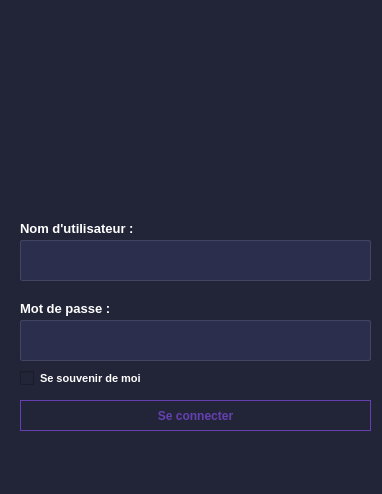
<?xml version="1.0" encoding="UTF-8"?>
<ui version="4.0">
 <class>MainWindow</class>
 <widget class="QMainWindow" name="MainWindow">
  <property name="geometry">
   <rect>
    <x>0</x>
    <y>0</y>
    <width>382</width>
    <height>494</height>
   </rect>
  </property>
  <property name="windowTitle">
   <string>MainWindow</string>
  </property>
  <property name="styleSheet">
   <string notr="true">QWidget{
	background-color: #222437;
	border :0;
}</string>
  </property>
  <widget class="QWidget" name="centralwidget">
   <property name="styleSheet">
    <string notr="true">QLineEdit {
	line-height: 1;
    color: #e9e6e6;
    background-color: #2b2e4c;
    background-clip: padding-box;
	border-radius: 2px;	
	border: 1px solid #414561;
    font-weight: 400;
	font-size: 16px;
    padding: 0.875rem 1.375rem;
	color: #ffffff;
}

QLineEdit:focus { 
	border: 1px solid #828dff;
}

QLineEdit:hover { 
	border: 1px solid #828dff;
}

QLabel {
	color: #ffffff;
	font-size: 13px;
	font-weight: 700;
}

QCheckBox {
	color: #ffffff;
	font-size: 11px;
	font-weight: 700;
}

QPushButton {
	font-weight: 600;
	text-align: center;
    vertical-align: middle;
   	background-color: transparent;
    border: 1px solid transparent;
	color: #6640b2;
    border-color: #6640b2;
}

QPushButton:hover {
    background-color: #6640b2;
	color: #ffffff;
	font-weight: 600;
}
QPushButton:pressed {
    background-color: #6640b2;
	color: #ffffff;
	font-weight: 600;
}</string>
   </property>
   <widget class="QPushButton" name="pushButton">
    <property name="geometry">
     <rect>
      <x>20</x>
      <y>400</y>
      <width>351</width>
      <height>31</height>
     </rect>
    </property>
    <property name="text">
     <string>Se connecter</string>
    </property>
   </widget>
   <widget class="QLabel" name="label_2">
    <property name="geometry">
     <rect>
      <x>20</x>
      <y>300</y>
      <width>131</width>
      <height>16</height>
     </rect>
    </property>
    <property name="text">
     <string>Mot de passe :</string>
    </property>
   </widget>
   <widget class="QCheckBox" name="checkBox">
    <property name="geometry">
     <rect>
      <x>20</x>
      <y>370</y>
      <width>161</width>
      <height>16</height>
     </rect>
    </property>
    <property name="styleSheet">
     <string notr="true"/>
    </property>
    <property name="text">
     <string>Se souvenir de moi</string>
    </property>
   </widget>
   <widget class="QLineEdit" name="lineEdit_utilisateur">
    <property name="geometry">
     <rect>
      <x>20</x>
      <y>240</y>
      <width>351</width>
      <height>41</height>
     </rect>
    </property>
   </widget>
   <widget class="QLineEdit" name="lineEdit_password">
    <property name="geometry">
     <rect>
      <x>20</x>
      <y>320</y>
      <width>351</width>
      <height>41</height>
     </rect>
    </property>
    <property name="echoMode">
     <enum>QLineEdit::Password</enum>
    </property>
   </widget>
   <widget class="QLabel" name="label">
    <property name="geometry">
     <rect>
      <x>20</x>
      <y>220</y>
      <width>141</width>
      <height>16</height>
     </rect>
    </property>
    <property name="text">
     <string>Nom d'utilisateur :</string>
    </property>
   </widget>
   <widget class="QLabel" name="login">
    <property name="geometry">
     <rect>
      <x>110</x>
      <y>20</y>
      <width>261</width>
      <height>171</height>
     </rect>
    </property>
    <property name="text">
     <string/>
    </property>
   </widget>
   <widget class="QLabel" name="info">
    <property name="geometry">
     <rect>
      <x>20</x>
      <y>450</y>
      <width>351</width>
      <height>21</height>
     </rect>
    </property>
    <property name="text">
     <string/>
    </property>
   </widget>
  </widget>
 </widget>
 <resources/>
 <connections/>
</ui>
